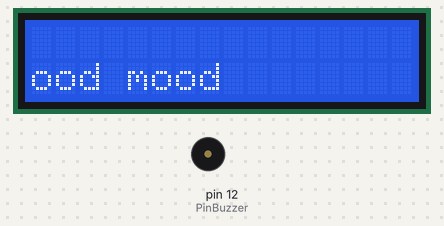
The sketch below on a simulated Arduino Uno, built with avr-gcc and run on an emulated ATmega328P. Parts: 16×2 character LCD, buzzer (waves = sounding, pin HIGH).

Above: at 4.7 s.
At 5.7 s:
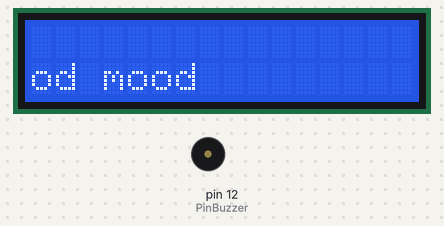
At 6.7 s:
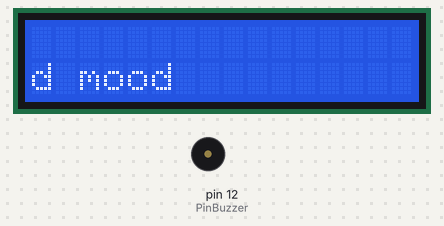
At 8.7 s:
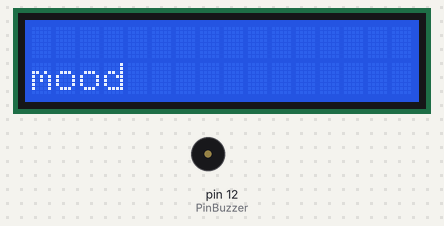
At 10.7 s:
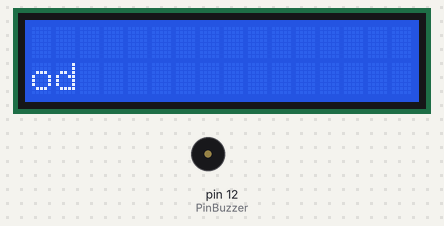
At 12.7 s:
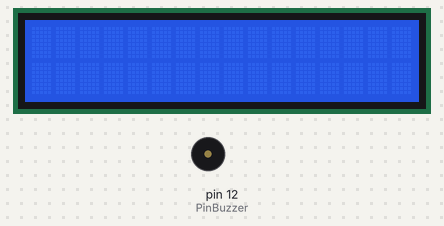

The sketch:

JAMDIGITAL_24OKT2022_NII.ino
```cpp
#include <LiquidCrystal_I2C.h>
LiquidCrystal_I2C lcd(0x27, 16, 2);

int PinBuzzer = 12;

int terang=0;

void setup() {
   lcd.begin(16,2); //untuk lcd nya
   Serial.begin(9600);
  pinMode (PinBuzzer,OUTPUT); //untuk keluarannya
  delay(4000); //jeda
  lcd.begin(16,2);
}

void loop() {
   if (digitalRead(12 == HIGH)) //if= jika,  high itu 1 jdi akan di tampilkan
  {
    digitalWrite(PinBuzzer, HIGH);
    delay(2000);
    lcd.init(); //untuk muncul kan kalimat di lcd
    lcd.backlight(); // untuk muncul kan kalimat di lcd

    int i;
    lcd.setCursor(1, 0); // kiri kolom, kanan baris
    lcd.print("good day"); // nama kalimat

  for (i=0;i<15; i++);
    digitalWrite(PinBuzzer, LOW); // buzzer tidak berbunyi
    delay(200);
{
  lcd.scrollDisplayLeft();
  delay(1000);
  }

  }
  else   {
    digitalWrite(12, LOW);
  }
{
    digitalWrite(PinBuzzer, LOW);
    delay(500);
  int i;
  lcd.clear();
  lcd.setCursor(0,1);
  lcd.print("good mood");
  for(i=0;i<15;i++) // i<15 = i kurang dari 15 , 15 sama aja dengan kolom, cuman bole sampai 50++
{
  lcd.scrollDisplayLeft();  // left gerak ke kiri, right ke kanan
  delay(1000);
  }

  lcd.clear(); //membersihkan lcd
  }
}
```

Measured:
- by itself, everything shown: repeats every 15.5 s, in 9 steps
- what the display in image 0 shows lasts 1.0 s, from 4.6 s to 5.6 s
- what the display in image 5 shows lasts 7.6 s, from 12.6 s to 20.2 s
